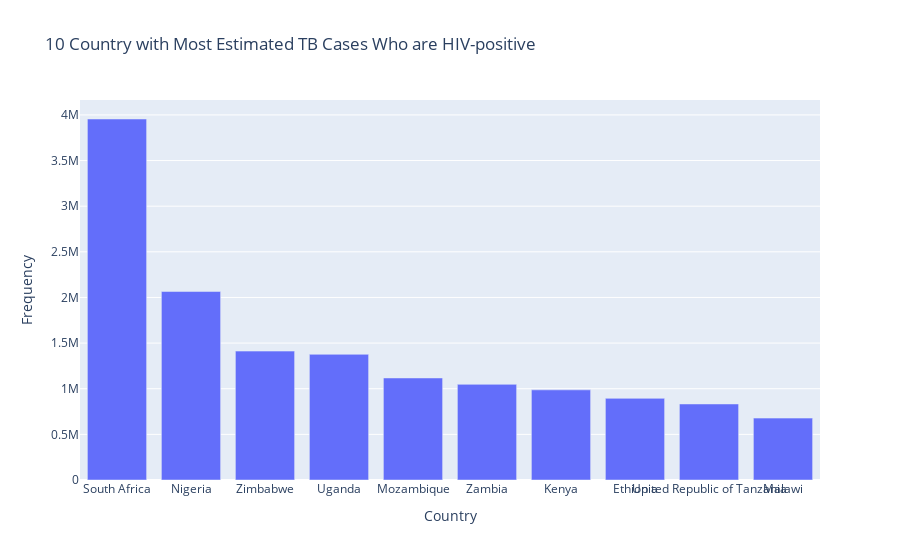

The code cell stored with this chart in its notebook:
### Code cell
sort = tb_hiv.sort_values('tb_hiv_positive', ascending=False).head(10)
fig = px.bar(sort, y='tb_hiv_positive',
            labels={
                 'country':'Country',
                 'tb_hiv_positive':'Frequency'
             },
             title='10 Country with Most Estimated TB Cases Who are HIV-positive')
fig.update_xaxes(tickangle=0)
fig.show()

### Figure 1 — Plotly figure (JSON) as saved in the notebook; plotly's stock layout.template omitted (floating-point values rounded to 4 significant figures)
{"data": [{"alignmentgroup": "True", "hovertemplate": "Country=%{x}<br>Frequency=%{y}<extra></extra>", "legendgroup": "", "marker": {"color": "#636efa", "pattern": {"shape": ""}}, "name": "", "offsetgroup": "", "orientation": "v", "showlegend": false, "textposition": "auto", "type": "bar", "x": ["South Africa", "Nigeria", "Zimbabwe", "Uganda", "Mozambique", "Zambia", "Kenya", "Ethiopia", "United Republic of Tanzania", "Malawi"], "xaxis": "x", "y": [3955200, 2065000, 1412000, 1377000, 1117800, 1048000, 987600, 894500, 833000, 678000], "yaxis": "y"}], "layout": {"autosize": true, "barmode": "relative", "legend": {"tracegroupgap": 0}, "title": {"text": "10 Country with Most Estimated TB Cases Who are HIV-positive"}, "xaxis": {"anchor": "y", "autorange": true, "domain": [0, 1], "range": [-0.5, 9.5], "tickangle": 0, "title": {"text": "Country"}, "type": "category"}, "yaxis": {"anchor": "x", "autorange": true, "domain": [0, 1], "range": [0, 4163000.0], "title": {"text": "Frequency"}, "type": "linear"}}}
